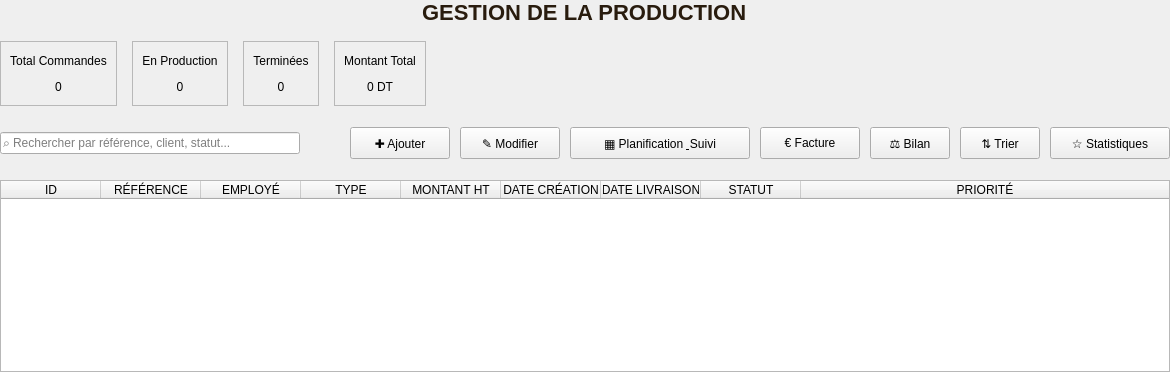
            <widget class="QWidget" name="productionPage">
             <layout class="QVBoxLayout" name="verticalLayout_production">
              <property name="spacing">
               <number>16</number>
              </property>
              <property name="leftMargin">
               <number>0</number>
              </property>
              <property name="topMargin">
               <number>0</number>
              </property>
              <property name="rightMargin">
               <number>0</number>
              </property>
              <property name="bottomMargin">
               <number>0</number>
              </property>
              <item alignment="Qt::AlignmentFlag::AlignHCenter">
               <widget class="QLabel" name="productionTitle">
                <property name="styleSheet">
                 <string notr="true">color: #291C0E; font-family: 'Times New Roman', serif; font-size: 22px; font-weight: bold;</string>
                </property>
                <property name="text">
                 <string>GESTION DE LA PRODUCTION</string>
                </property>
               </widget>
              </item>
              <item>
               <widget class="QWidget" name="productionStatsContainer" native="true">
                <property name="minimumSize">
                 <size>
                  <width>0</width>
                  <height>65</height>
                 </size>
                </property>
                <property name="maximumSize">
                 <size>
                  <width>16777215</width>
                  <height>65</height>
                 </size>
                </property>
                <layout class="QHBoxLayout" name="horizontalLayout_productionStats">
                 <property name="spacing">
                  <number>15</number>
                 </property>
                 <property name="leftMargin">
                  <number>0</number>
                 </property>
                 <property name="topMargin">
                  <number>0</number>
                 </property>
                 <property name="rightMargin">
                  <number>0</number>
                 </property>
                 <property name="bottomMargin">
                  <number>0</number>
                 </property>
                 <item>
                  <widget class="QFrame" name="statsCardProduction1">
                   <property name="frameShape">
                    <enum>QFrame::Shape::StyledPanel</enum>
                   </property>
                   <layout class="QVBoxLayout" name="verticalLayout_statsProduction1">
                    <item>
                     <widget class="QLabel" name="statsLabelProduction1">
                      <property name="text">
                       <string>Total Commandes</string>
                      </property>
                      <property name="alignment">
                       <set>Qt::AlignmentFlag::AlignCenter</set>
                      </property>
                     </widget>
                    </item>
                    <item>
                     <widget class="QLabel" name="statsValueProduction1">
                      <property name="text">
                       <string>0</string>
                      </property>
                      <property name="alignment">
                       <set>Qt::AlignmentFlag::AlignCenter</set>
                      </property>
                     </widget>
                    </item>
                   </layout>
                  </widget>
                 </item>
                 <item>
                  <widget class="QFrame" name="statsCardProduction2">
                   <property name="frameShape">
                    <enum>QFrame::Shape::StyledPanel</enum>
                   </property>
                   <layout class="QVBoxLayout" name="verticalLayout_statsProduction2">
                    <item>
                     <widget class="QLabel" name="statsLabelProduction2">
                      <property name="text">
                       <string>En Production</string>
                      </property>
                      <property name="alignment">
                       <set>Qt::AlignmentFlag::AlignCenter</set>
                      </property>
                     </widget>
                    </item>
                    <item>
                     <widget class="QLabel" name="statsValueProduction2">
                      <property name="text">
                       <string>0</string>
                      </property>
                      <property name="alignment">
                       <set>Qt::AlignmentFlag::AlignCenter</set>
                      </property>
                     </widget>
                    </item>
                   </layout>
                  </widget>
                 </item>
                 <item>
                  <widget class="QFrame" name="statsCardProduction3">
                   <property name="frameShape">
                    <enum>QFrame::Shape::StyledPanel</enum>
                   </property>
                   <layout class="QVBoxLayout" name="verticalLayout_statsProduction3">
                    <item>
                     <widget class="QLabel" name="statsLabelProduction3">
                      <property name="text">
                       <string>Terminées</string>
                      </property>
                      <property name="alignment">
                       <set>Qt::AlignmentFlag::AlignCenter</set>
                      </property>
                     </widget>
                    </item>
                    <item>
                     <widget class="QLabel" name="statsValueProduction3">
                      <property name="text">
                       <string>0</string>
                      </property>
                      <property name="alignment">
                       <set>Qt::AlignmentFlag::AlignCenter</set>
                      </property>
                     </widget>
                    </item>
                   </layout>
                  </widget>
                 </item>
                 <item>
                  <widget class="QFrame" name="statsCardProduction4">
                   <property name="frameShape">
                    <enum>QFrame::Shape::StyledPanel</enum>
                   </property>
                   <layout class="QVBoxLayout" name="verticalLayout_statsProduction4">
                    <item>
                     <widget class="QLabel" name="statsLabelProduction4">
                      <property name="text">
                       <string>Montant Total</string>
                      </property>
                      <property name="alignment">
                       <set>Qt::AlignmentFlag::AlignCenter</set>
                      </property>
                     </widget>
                    </item>
                    <item>
                     <widget class="QLabel" name="statsValueProduction4">
                      <property name="text">
                       <string>0 DT</string>
                      </property>
                      <property name="alignment">
                       <set>Qt::AlignmentFlag::AlignCenter</set>
                      </property>
                     </widget>
                    </item>
                   </layout>
                  </widget>
                 </item>
                 <item>
                  <spacer name="horizontalSpacer_statsProduction">
                   <property name="orientation">
                    <enum>Qt::Orientation::Horizontal</enum>
                   </property>
                   <property name="sizeHint" stdset="0">
                    <size>
                     <width>40</width>
                     <height>20</height>
                    </size>
                   </property>
                  </spacer>
                 </item>
                </layout>
               </widget>
              </item>
              <item>
               <widget class="QWidget" name="productionToolbar" native="true">
                <property name="minimumSize">
                 <size>
                  <width>0</width>
                  <height>42</height>
                 </size>
                </property>
                <property name="maximumSize">
                 <size>
                  <width>16777215</width>
                  <height>42</height>
                 </size>
                </property>
                <layout class="QHBoxLayout" name="horizontalLayout_production">
                 <property name="spacing">
                  <number>10</number>
                 </property>
                 <property name="leftMargin">
                  <number>0</number>
                 </property>
                 <property name="topMargin">
                  <number>0</number>
                 </property>
                 <property name="rightMargin">
                  <number>0</number>
                 </property>
                 <property name="bottomMargin">
                  <number>0</number>
                 </property>
                 <item>
                  <widget class="QLineEdit" name="searchBoxProduction">
                   <property name="minimumSize">
                    <size>
                     <width>300</width>
                     <height>0</height>
                    </size>
                   </property>
                   <property name="placeholderText">
                    <string>⌕ Rechercher par référence, client, statut...</string>
                   </property>
                  </widget>
                 </item>
                 <item>
                  <spacer name="horizontalSpacer_production">
                   <property name="orientation">
                    <enum>Qt::Orientation::Horizontal</enum>
                   </property>
                   <property name="sizeHint" stdset="0">
                    <size>
                     <width>40</width>
                     <height>20</height>
                    </size>
                   </property>
                  </spacer>
                 </item>
                 <item>
                  <widget class="QPushButton" name="btnCreerProduction">
                   <property name="minimumSize">
                    <size>
                     <width>100</width>
                     <height>32</height>
                    </size>
                   </property>
                   <property name="text">
                    <string>✚ Ajouter</string>
                   </property>
                  </widget>
                 </item>
                 <item>
                  <widget class="QPushButton" name="btnModifierProduction">
                   <property name="minimumSize">
                    <size>
                     <width>100</width>
                     <height>32</height>
                    </size>
                   </property>
                   <property name="text">
                    <string>✎ Modifier</string>
                   </property>
                  </widget>
                 </item>
                 <item>
                  <widget class="QPushButton" name="btnPlanificationProduction">
                   <property name="minimumSize">
                    <size>
                     <width>180</width>
                     <height>32</height>
                    </size>
                   </property>
                   <property name="text">
                    <string>▦ Planification &amp; Suivi</string>
                   </property>
                  </widget>
                 </item>
                 <item>
                  <widget class="QPushButton" name="btnFactureProduction">
                   <property name="minimumSize">
                    <size>
                     <width>100</width>
                     <height>32</height>
                    </size>
                   </property>
                   <property name="text">
                    <string>€ Facture</string>
                   </property>
                  </widget>
                 </item>
                 <item>
                  <widget class="QPushButton" name="btnExcelProduction">
                   <property name="minimumSize">
                    <size>
                     <width>80</width>
                     <height>32</height>
                    </size>
                   </property>
                   <property name="text">
                    <string>⚖ Bilan</string>
                   </property>
                  </widget>
                 </item>
                 <item>
                  <widget class="QPushButton" name="btnTrierProduction">
                   <property name="minimumSize">
                    <size>
                     <width>80</width>
                     <height>32</height>
                    </size>
                   </property>
                   <property name="text">
                    <string>⇅ Trier</string>
                   </property>
                  </widget>
                 </item>
                 <item>
                  <widget class="QPushButton" name="btnStatistiquesProduction">
                   <property name="minimumSize">
                    <size>
                     <width>120</width>
                     <height>32</height>
                    </size>
                   </property>
                   <property name="text">
                    <string>☆ Statistiques</string>
                   </property>
                  </widget>
                 </item>
                </layout>
               </widget>
              </item>
              <item>
               <widget class="QTableWidget" name="productionTable">
                <property name="enabled">
                 <bool>true</bool>
                </property>
                <property name="editTriggers">
                 <set>QAbstractItemView::EditTrigger::NoEditTriggers</set>
                </property>
                <property name="alternatingRowColors">
                 <bool>true</bool>
                </property>
                <property name="selectionBehavior">
                 <enum>QAbstractItemView::SelectionBehavior::SelectRows</enum>
                </property>
                <property name="showGrid">
                 <bool>true</bool>
                </property>
                <property name="sortingEnabled">
                 <bool>true</bool>
                </property>
                <attribute name="horizontalHeaderStretchLastSection">
                 <bool>true</bool>
                </attribute>
                <column>
                 <property name="text">
                  <string>ID</string>
                 </property>
                </column>
                <column>
                 <property name="text">
                  <string>RÉFÉRENCE</string>
                 </property>
                </column>
                <column>
                 <property name="text">
                  <string>EMPLOYÉ</string>
                 </property>
                </column>
                <column>
                 <property name="text">
                  <string>TYPE</string>
                 </property>
                </column>
                <column>
                 <property name="text">
                  <string>MONTANT HT</string>
                 </property>
                </column>
                <column>
                 <property name="text">
                  <string>DATE CRÉATION</string>
                 </property>
                </column>
                <column>
                 <property name="text">
                  <string>DATE LIVRAISON</string>
                 </property>
                </column>
                <column>
                 <property name="text">
                  <string>STATUT</string>
                 </property>
                </column>
                <column>
                 <property name="text">
                  <string>PRIORITÉ</string>
                 </property>
                </column>
               </widget>
              </item>
             </layout>
            </widget>
